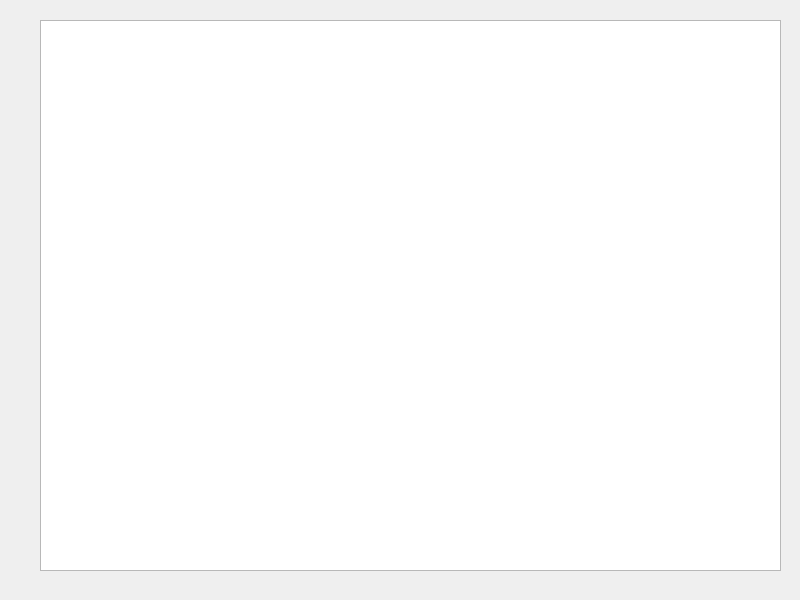
<?xml version="1.0" encoding="UTF-8"?>
<ui version="4.0">
 <class>Widget</class>
 <widget class="QWidget" name="Widget">
  <property name="geometry">
   <rect>
    <x>0</x>
    <y>0</y>
    <width>800</width>
    <height>600</height>
   </rect>
  </property>
  <property name="windowTitle">
   <string>Widget</string>
  </property>
  <widget class="QListWidget" name="listWidget">
   <property name="geometry">
    <rect>
     <x>40</x>
     <y>20</y>
     <width>741</width>
     <height>551</height>
    </rect>
   </property>
  </widget>
 </widget>
 <resources/>
 <connections/>
</ui>
